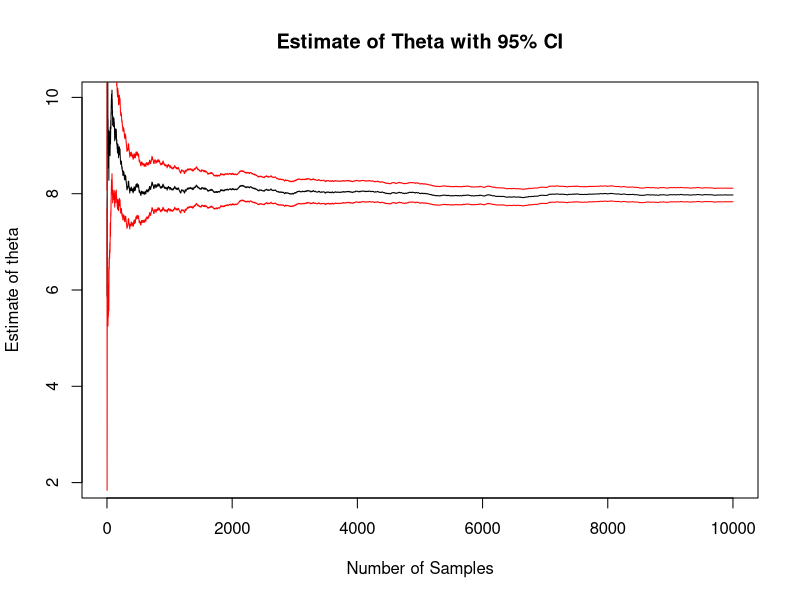
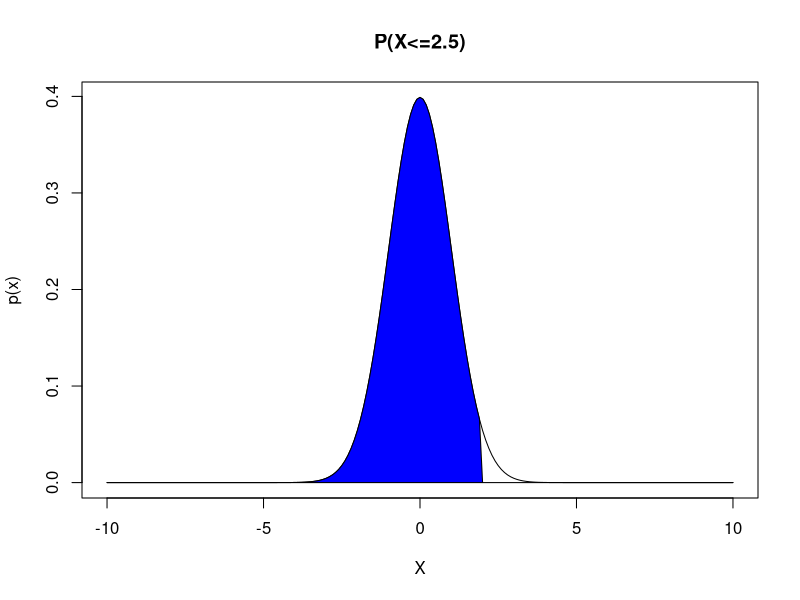
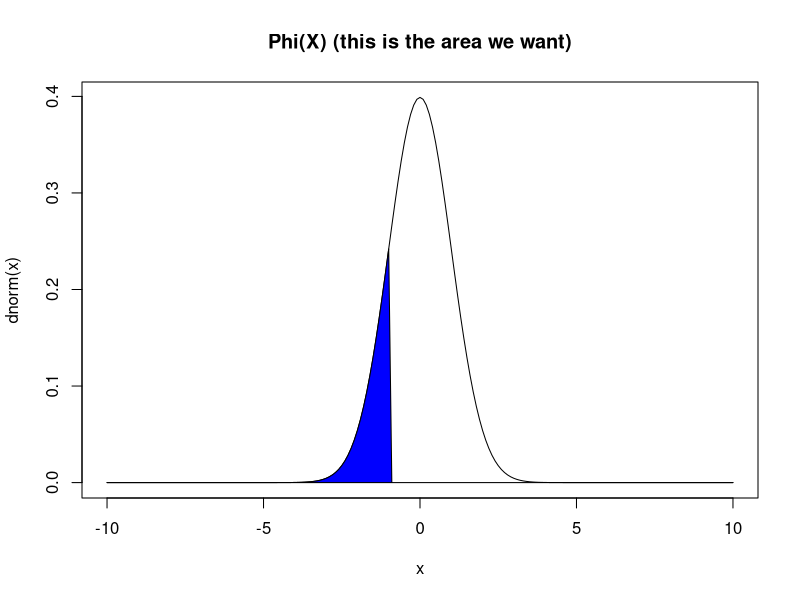
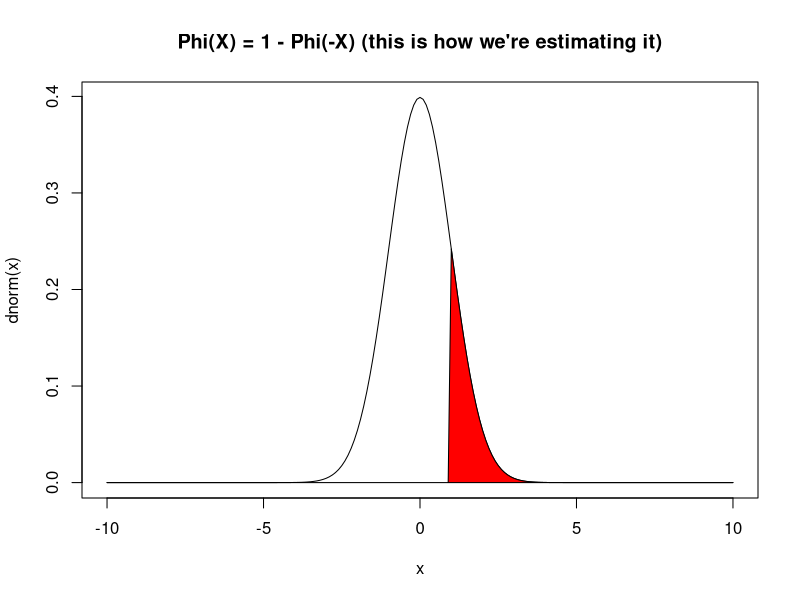
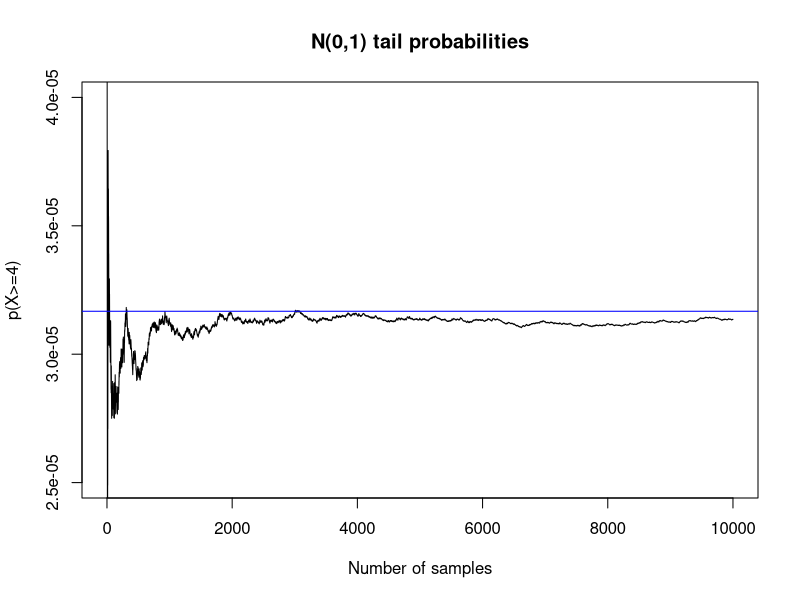
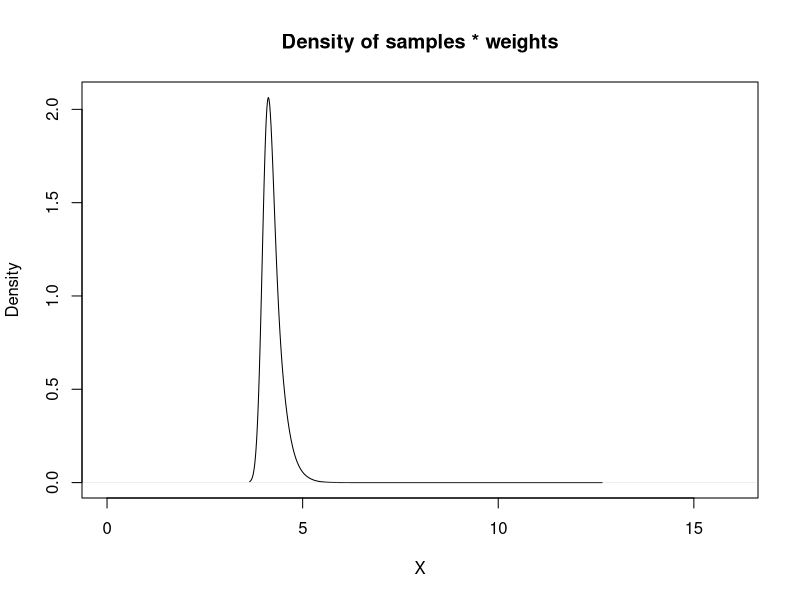
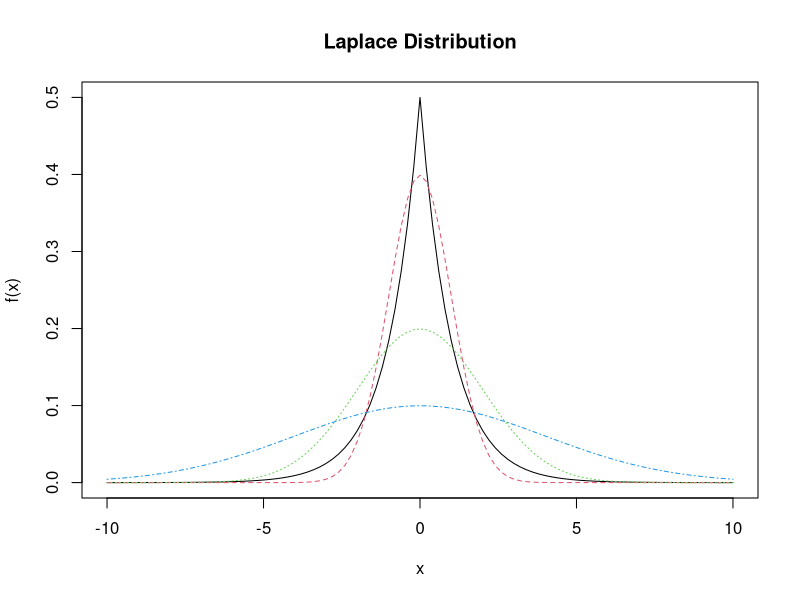
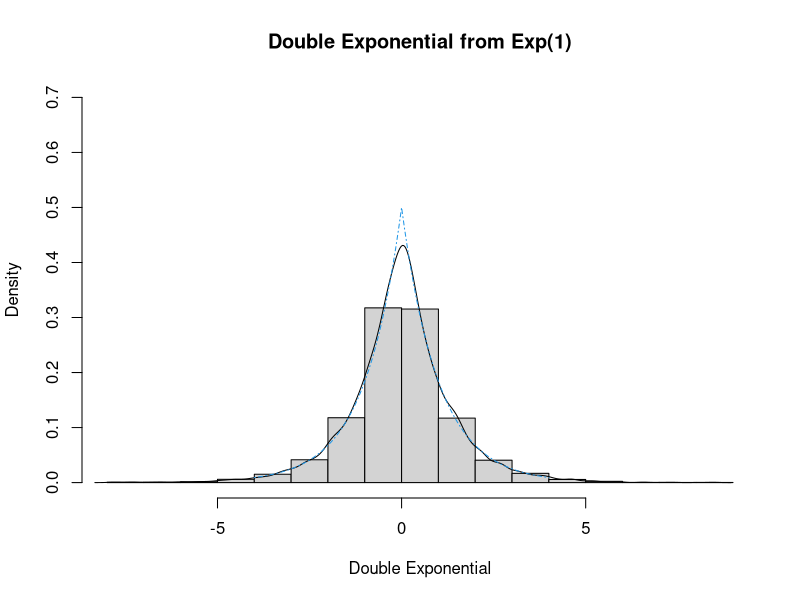

These charts were generated, in order, by the following R code:
## ---- chunk 1
N = 10000 ## sample size

h <- function(x) { 3*x^2 } ## function of interest, h(x)

X <- runif(n = N, min = 0, max = 2)  ## samples from f(x)

v = 2 * mean(h(X)) ## 2 * E[h(x)]

print(v) ## approximately 8


## ---- chunk 2
N = 10000 ## sample size

h <- function(x) { 3*x^2 } ## function of interest, h(x)

X <- runif(n = N, min = 0, max = 2)  ## samples from f(x)
h_values <- 2 * h(X)

cumMean <- function(x, n){
  num = cumsum(x)
  denom = 1:n
  result = num/denom
  return(result)
}


cumSE <- function(x, n){
  m = mean(x)
  num = sqrt(cumsum((x - m)^2))
  denom = 1:n
  result = num/denom ## cummulative mean of (x_i - theta)^2
  return(result)
}

thetas = cumMean(h_values, N)
SE = cumSE(h_values, N)

plot(x = 1:N, y = thetas, type = "l", ylim = c(2, 10), xlab = "Number of Samples",
     ylab = "Estimate of theta",
     main = "Estimate of Theta with 95% CI")
lines(x = 1:N, y = thetas + 1.96*SE, col = "red") ## CI
lines(x = 1:N, y = thetas - 1.96*SE, col = "red") ## CI

## ---- chunk 3
## final estimate
thetaHat = mean(h_values)
se <- sd(x = h_values)/sqrt(N)
ci <- thetaHat + 1.96*c(-1,1) * se

print("Theta estimate: ")
print(thetaHat)
print("Confidence Intervals")
print(ci)

## ---- chunk 4
x <- seq(from = -10, to = 10, by = 0.1)

out = dnorm(x)
out[x >= 2] = 0

plot(x, dnorm(x), type = "l", main = "P(X<=2.5)", 
     xlab = "X", ylab = "p(x)")
polygon(x, out, col = "blue")

## ---- chunk 5
N = 10000
x = 2.5
t = runif(N, 0, 2.5)
p = 0.5 + 1/sqrt(2*pi) * mean(x * exp(-t^2 / 2))

print(p)
print(x = pnorm(q = 2.5, lower.tail = TRUE))

## ---- chunk 6
x <- seq(from = -10, to = 10, by = 0.1)

out = dnorm(x)
out[x > -1] = 0

plot(x, dnorm(x), type = "l", main = "Phi(X) (this is the area we want)")
polygon(x, out, col = "blue")


out = dnorm(x)
out[x < 1] = 0

plot(x, dnorm(x), type = "l", main = "Phi(X) = 1 - Phi(-X) (this is how we're estimating it)")
polygon(x, out, col = "red")

## ---- chunk 7
N = 10000
x = 3.2
Z = rnorm(N)
p_val = mean(Z <= x)
print(p_val)
print(sum(Z > x)) ## few samples with Z > x



## ---- chunk 8
set.seed(9124555)
N = 10000
x = 4
t = rnorm(N) >= x ## looking at the lower tail
p_val = sum(t)/N
print(sum(t)) ## only 1 sample greater or equal to 4
print(p_val)

## compare this with
RPval = pnorm(q = 4, lower.tail = FALSE) ## lower tail
print(RPval)
## ---- chunk 9

N = 10^4
t = 4
X = rexp(N) + t
w = dnorm(X)/dexp(X - t) ## importance sampling weights dnorm/dexp(x-4)

theta = mean(w)
cumTheta = cumsum(w) / 1:N

plot(cumTheta, type = "l", main = "N(0,1) tail probabilities",
     xlab = "Number of samples", ylab = "p(X>=4)",
     ylim = c(2.5 * 10^(-5), 4 * 10^(-5)))
abline(a = pnorm(t, lower.tail = FALSE), b = 0, col = "blue")

print(pnorm(t, lower.tail = FALSE))
print(theta) ## close results!

plot(density(X, weights=w/sum(w)), main = "Density of samples * weights",
     xlab = "X", ylab = "Density",
     xlim = c(0,16)) ## plot density of samples from Exp(x - 4) * weights

## ---- chunk 10
f <- function(x){
  out = (1/2) * exp(x = -1 * abs(x))
  return(out)
}

curve(expr = f, from = -10, to = 10, type = "l",
      main = "Laplace Distribution")

curve(expr = dnorm(x, sd = 1), from = -10, to = 10, type = "l",
      lty = 2, col = 2,
      add = TRUE)

curve(expr = dnorm(x, sd = 2), from = -10, to = 10, type = "l",
      lty = 3, col = 3,
      add = TRUE)


curve(expr = dnorm(x, sd = 4), from = -10, to = 10, type = "l",
      lty = 4, col = 4,
      add = TRUE)


## ---- chunk 11
N = 10000
x = rnorm(N)
w = f(x)/dnorm(x) 
theta <- mean(x = x^2 * w)
print(theta)


N = 10000
x = rnorm(N, sd = 2)
w = f(x)/dnorm(x) 
theta <- mean(x = x^2 * w)
print(theta)



N = 10000
x = rnorm(N, sd = 4)
w = f(x)/dnorm(x, sd = 4)
theta <- mean(x = x^2 * w)
print(theta)



## ---- chunk 12
N = 10^4
f <- function(x){
  out = (1/2) * exp(x = -1 * abs(x))
  return(out)
}
pos_neg <- sample(x = c(-1,1), size = N, replace = TRUE)
x = rexp(n = N)
double_exp = pos_neg * x 

hist(double_exp, probability = TRUE, ylim = c(0,0.7),
     main = "Double Exponential from Exp(1)",
     xlab = "Double Exponential", ylab = "Density")
lines(density(double_exp))
curve(expr = f, from = -4, to = 4, add = TRUE, col = 4, lty = 4)


theta = mean(double_exp^2)
print(theta)

## ---- chunk 13

posterior = function(a,b){
  x = exp(2*(lgamma(a+b) - lgamma(a) - lgamma(b)) + 
            a*log(0.3) + b* log(0.2))
  return(x)
}

a = 1:150
b = 1:100
post = outer(a,b,posterior)
image(a, b, post,
      xlab = expression(alpha), ylab = expression(beta),
      main = paste("Controur plot of the ", expression(Pi), "(a,b|x)", sep = ""))
contour(a, b, post, add = TRUE)



## ---- chunk 14
## importance sampling example
## Normal with Cauchy prior

N = 10^5
X = 2.5

thetas = rnorm(N, X, sd = 1)

weights = dcauchy(x = thetas, location = 0, scale = 1) ## 1/(pi * (1 + s^2))
sumOfWeights = sum(weights)

posteriorDist =  (weights )/(sumOfWeights)
hist(posteriorDist, probability = TRUE, 
    main = "Posterior Distribution of thetas",
    xlab = "theta", ylab = "density")

## ---- chunk 15
## The expectation of the posterior distribution
posteriorThetaEst = sum((thetas * weights)/ sumOfWeights)
print(posteriorThetaEst)


## Effective Sample Size
ESS = 1 / sum( (weights / sumOfWeights)^2)
print("Effective Sample Size")
print(ESS)


posteriorTheta = cumsum(thetas * weights) / cumsum(weights)

plot(posteriorTheta, type = "l", main = "posterior theta estimates",
    ylim = c(1.6, 1.85))

## ---- chunk 16
X = 2.5
N = 10^4
M = 1000
thetas = matrix(data = rnorm(N*M), ncol = M) + X ## N(0,1) + 2.5
weights = dcauchy(x = thetas, location = 0, scale = 1)
posteriorTheta = apply(thetas * weights, 2, cumsum) / apply(weights, 2, cumsum)

## look at the first column estimates
plot(posteriorTheta[,1], main = "posterior theta estimates",
    ylim = c(1, 2.5), type = "l")
## grab the 2.5 and 97.5 quantiles for a 95% CI
confInts = apply(posteriorTheta, 1, quantile, c(0.025, 0.975)) 
polygon(x = c(1:N, N:1), y = c(confInts[1,], rev(confInts[2,])))
